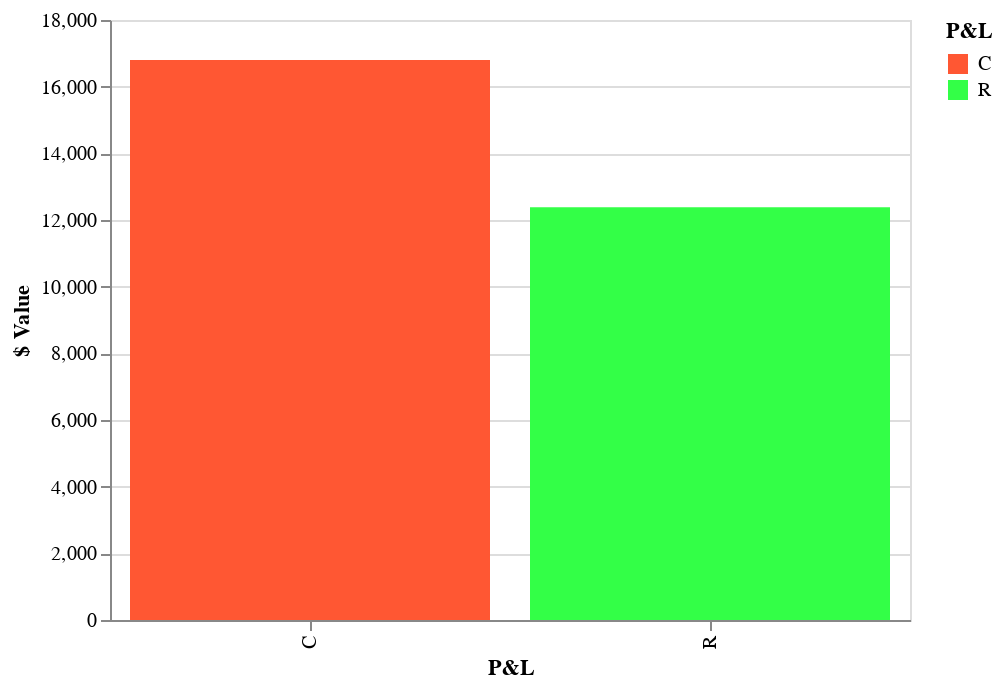

The code cell stored with this chart in its notebook:
### Code cell
# Basic groupe bar chart
df = pd.DataFrame([[earnings, 'R'], 
                   [costs, 'C']],
                  columns=['$ Value', 'P&L'])

chart = alt.Chart(df, width=400).mark_bar().encode(
   x=alt.X('P&L'),
   y=alt.Y('$ Value'),
   color=alt.Color('P&L', scale=alt.Scale(range=['#FF5733', '#33FF47']))
)

chart.display()

### Figure 1 — Vega-Lite specification as saved in the notebook (floating-point values rounded to 4 significant figures)
{"config": {"view": {"continuousWidth": 400, "continuousHeight": 300}}, "data": {"name": "data-e6e31853419d5d6df1188a8466b4464f"}, "mark": "bar", "encoding": {"color": {"field": "P&L", "scale": {"range": ["#FF5733", "#33FF47"]}, "type": "nominal"}, "x": {"field": "P&L", "type": "nominal"}, "y": {"field": "$ Value", "type": "quantitative"}}, "width": 400, "$schema": "https://vega.github.io/schema/vega-lite/v4.17.0.json", "datasets": {"data-e6e31853419d5d6df1188a8466b4464f": [{"$ Value": 12380.0, "P&L": "R"}, {"$ Value": 16800.0, "P&L": "C"}]}}
